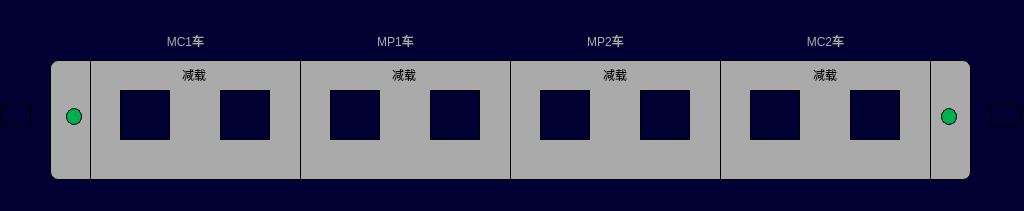
<?xml version="1.0" encoding="UTF-8"?>
<ui version="4.0">
 <class>VehicleAirConditionerPage</class>
 <widget class="QWidget" name="VehicleAirConditionerPage">
  <property name="geometry">
   <rect>
    <x>0</x>
    <y>0</y>
    <width>1024</width>
    <height>211</height>
   </rect>
  </property>
  <property name="windowTitle">
   <string>Form</string>
  </property>
  <property name="styleSheet">
   <string notr="true">QWidget
{
	background-color: rgb(0,0,50);
}
QLabel
{

font:24px,&quot;微软雅黑&quot;;
border:1px solid black;
}</string>
  </property>
  <widget class="QLabel" name="LBLTC1">
   <property name="geometry">
    <rect>
     <x>90</x>
     <y>60</y>
     <width>211</width>
     <height>120</height>
    </rect>
   </property>
   <property name="styleSheet">
    <string notr="true">background-color:rgb(170,170,170);</string>
   </property>
   <property name="text">
    <string/>
   </property>
  </widget>
  <widget class="QLabel" name="LBLM1">
   <property name="geometry">
    <rect>
     <x>510</x>
     <y>60</y>
     <width>211</width>
     <height>120</height>
    </rect>
   </property>
   <property name="styleSheet">
    <string notr="true">background-color:rgb(170,170,170);</string>
   </property>
   <property name="text">
    <string/>
   </property>
  </widget>
  <widget class="QLabel" name="LBLM2">
   <property name="geometry">
    <rect>
     <x>720</x>
     <y>60</y>
     <width>211</width>
     <height>120</height>
    </rect>
   </property>
   <property name="styleSheet">
    <string notr="true">background-color:rgb(170,170,170);</string>
   </property>
   <property name="text">
    <string/>
   </property>
  </widget>
  <widget class="QLabel" name="LBLMP1">
   <property name="geometry">
    <rect>
     <x>300</x>
     <y>60</y>
     <width>211</width>
     <height>120</height>
    </rect>
   </property>
   <property name="styleSheet">
    <string notr="true">background-color:rgb(170,170,170);</string>
   </property>
   <property name="text">
    <string/>
   </property>
  </widget>
  <widget class="QLabel" name="lbl_airCondition1_1">
   <property name="geometry">
    <rect>
     <x>120</x>
     <y>90</y>
     <width>50</width>
     <height>50</height>
    </rect>
   </property>
   <property name="styleSheet">
    <string notr="true">border-image: url(:/images/image/HVACunKnow.png);</string>
   </property>
   <property name="text">
    <string/>
   </property>
  </widget>
  <widget class="QLabel" name="lbl_airCondition2_1">
   <property name="geometry">
    <rect>
     <x>330</x>
     <y>90</y>
     <width>50</width>
     <height>50</height>
    </rect>
   </property>
   <property name="styleSheet">
    <string notr="true">border-image: url(:/images/image/HVACunKnow.png);</string>
   </property>
   <property name="text">
    <string/>
   </property>
  </widget>
  <widget class="QLabel" name="lbl_airCondition3_1">
   <property name="geometry">
    <rect>
     <x>540</x>
     <y>90</y>
     <width>50</width>
     <height>50</height>
    </rect>
   </property>
   <property name="styleSheet">
    <string notr="true">border-image: url(:/images/image/HVACunKnow.png);</string>
   </property>
   <property name="text">
    <string/>
   </property>
  </widget>
  <widget class="QLabel" name="lbl_airCondition4_1">
   <property name="geometry">
    <rect>
     <x>750</x>
     <y>90</y>
     <width>50</width>
     <height>50</height>
    </rect>
   </property>
   <property name="styleSheet">
    <string notr="true">border-image: url(:/images/image/HVACunKnow.png);</string>
   </property>
   <property name="text">
    <string/>
   </property>
  </widget>
  <widget class="QLabel" name="lbl_metroNum2">
   <property name="geometry">
    <rect>
     <x>360</x>
     <y>25</y>
     <width>71</width>
     <height>31</height>
    </rect>
   </property>
   <property name="styleSheet">
    <string notr="true">color: rgb(170, 170, 170);
font:20px,&quot;微软雅黑&quot;;
border:0px,black</string>
   </property>
   <property name="text">
    <string>MP1车</string>
   </property>
   <property name="alignment">
    <set>Qt::AlignCenter</set>
   </property>
  </widget>
  <widget class="QLabel" name="lbl_metroNum3">
   <property name="geometry">
    <rect>
     <x>570</x>
     <y>25</y>
     <width>71</width>
     <height>31</height>
    </rect>
   </property>
   <property name="styleSheet">
    <string notr="true">color: rgb(170, 170, 170);
font:20px,&quot;微软雅黑&quot;;
border:0px,black</string>
   </property>
   <property name="text">
    <string>MP2车</string>
   </property>
   <property name="alignment">
    <set>Qt::AlignCenter</set>
   </property>
  </widget>
  <widget class="QLabel" name="lbl_metroNum4">
   <property name="geometry">
    <rect>
     <x>790</x>
     <y>25</y>
     <width>71</width>
     <height>31</height>
    </rect>
   </property>
   <property name="styleSheet">
    <string notr="true">color: rgb(170, 170, 170);
font:20px,&quot;微软雅黑&quot;;
border:0px,black</string>
   </property>
   <property name="text">
    <string>MC2车</string>
   </property>
   <property name="alignment">
    <set>Qt::AlignCenter</set>
   </property>
  </widget>
  <widget class="QLabel" name="lbl_metroNum1">
   <property name="geometry">
    <rect>
     <x>150</x>
     <y>25</y>
     <width>71</width>
     <height>31</height>
    </rect>
   </property>
   <property name="styleSheet">
    <string notr="true">color: rgb(170, 170, 170);
font:20px,&quot;微软雅黑&quot;;
border:0px,black</string>
   </property>
   <property name="text">
    <string>MC1车</string>
   </property>
   <property name="alignment">
    <set>Qt::AlignCenter</set>
   </property>
  </widget>
  <widget class="QLabel" name="lbl_cab1_direction">
   <property name="geometry">
    <rect>
     <x>0</x>
     <y>105</y>
     <width>31</width>
     <height>21</height>
    </rect>
   </property>
   <property name="styleSheet">
    <string notr="true">border-image: url(:/images/image/arrowleft.png);</string>
   </property>
   <property name="text">
    <string/>
   </property>
  </widget>
  <widget class="QLabel" name="lbl_cab1_active">
   <property name="geometry">
    <rect>
     <x>66</x>
     <y>108</y>
     <width>16</width>
     <height>17</height>
    </rect>
   </property>
   <property name="styleSheet">
    <string notr="true">background-color: rgb(0, 176, 80);
border-radius:8px;</string>
   </property>
   <property name="text">
    <string/>
   </property>
  </widget>
  <widget class="QLabel" name="lbl_cab2_direction">
   <property name="geometry">
    <rect>
     <x>990</x>
     <y>105</y>
     <width>31</width>
     <height>21</height>
    </rect>
   </property>
   <property name="styleSheet">
    <string notr="true">border-image: url(:/images/image/arrowright.png);</string>
   </property>
   <property name="text">
    <string/>
   </property>
  </widget>
  <widget class="QLabel" name="lbl_cab2_active">
   <property name="geometry">
    <rect>
     <x>941</x>
     <y>108</y>
     <width>16</width>
     <height>17</height>
    </rect>
   </property>
   <property name="styleSheet">
    <string notr="true">background-color: rgb(0, 176, 80);
border-radius:8px;</string>
   </property>
   <property name="text">
    <string/>
   </property>
  </widget>
  <widget class="QLabel" name="label">
   <property name="geometry">
    <rect>
     <x>50</x>
     <y>60</y>
     <width>41</width>
     <height>120</height>
    </rect>
   </property>
   <property name="styleSheet">
    <string notr="true">background-color:rgb(170,170,170);
border-top-left-radius:8px;
border-bottom-left-radius:8px;</string>
   </property>
   <property name="text">
    <string/>
   </property>
  </widget>
  <widget class="QLabel" name="label_2">
   <property name="geometry">
    <rect>
     <x>930</x>
     <y>60</y>
     <width>41</width>
     <height>120</height>
    </rect>
   </property>
   <property name="styleSheet">
    <string notr="true">background-color:rgb(170,170,170);
border-top-right-radius:8px;
border-bottom-right-radius:8px;</string>
   </property>
   <property name="text">
    <string/>
   </property>
  </widget>
  <widget class="QLabel" name="lbl_airCondition1_2">
   <property name="geometry">
    <rect>
     <x>220</x>
     <y>90</y>
     <width>50</width>
     <height>50</height>
    </rect>
   </property>
   <property name="styleSheet">
    <string notr="true">border-image: url(:/images/image/HVACunKnow.png);</string>
   </property>
   <property name="text">
    <string/>
   </property>
  </widget>
  <widget class="QLabel" name="lbl_airCondition2_2">
   <property name="geometry">
    <rect>
     <x>430</x>
     <y>90</y>
     <width>50</width>
     <height>50</height>
    </rect>
   </property>
   <property name="styleSheet">
    <string notr="true">border-image: url(:/images/image/HVACunKnow.png);</string>
   </property>
   <property name="text">
    <string/>
   </property>
  </widget>
  <widget class="QLabel" name="lbl_airCondition3_2">
   <property name="geometry">
    <rect>
     <x>640</x>
     <y>90</y>
     <width>50</width>
     <height>50</height>
    </rect>
   </property>
   <property name="styleSheet">
    <string notr="true">border-image: url(:/images/image/HVACunKnow.png);</string>
   </property>
   <property name="text">
    <string/>
   </property>
  </widget>
  <widget class="QLabel" name="lbl_airCondition4_2">
   <property name="geometry">
    <rect>
     <x>850</x>
     <y>90</y>
     <width>50</width>
     <height>50</height>
    </rect>
   </property>
   <property name="styleSheet">
    <string notr="true">border-image: url(:/images/image/HVACunKnow.png);</string>
   </property>
   <property name="text">
    <string/>
   </property>
  </widget>
  <widget class="QLabel" name="lbl_deload1">
   <property name="geometry">
    <rect>
     <x>169</x>
     <y>65</y>
     <width>50</width>
     <height>19</height>
    </rect>
   </property>
   <property name="styleSheet">
    <string notr="true">background-color:rgb(170,170,170);
font:18px,&quot;微软雅黑&quot;;
border:0px,black</string>
   </property>
   <property name="text">
    <string>减载</string>
   </property>
   <property name="alignment">
    <set>Qt::AlignCenter</set>
   </property>
  </widget>
  <widget class="QLabel" name="lbl_deload3">
   <property name="geometry">
    <rect>
     <x>379</x>
     <y>65</y>
     <width>50</width>
     <height>19</height>
    </rect>
   </property>
   <property name="styleSheet">
    <string notr="true">background-color:rgb(170,170,170);
font:18px,&quot;微软雅黑&quot;;
border:0px,black</string>
   </property>
   <property name="text">
    <string>减载</string>
   </property>
   <property name="alignment">
    <set>Qt::AlignCenter</set>
   </property>
  </widget>
  <widget class="QLabel" name="lbl_deload5">
   <property name="geometry">
    <rect>
     <x>590</x>
     <y>65</y>
     <width>50</width>
     <height>19</height>
    </rect>
   </property>
   <property name="styleSheet">
    <string notr="true">background-color:rgb(170,170,170);
font:18px,&quot;微软雅黑&quot;;
border:0px,black</string>
   </property>
   <property name="text">
    <string>减载</string>
   </property>
   <property name="alignment">
    <set>Qt::AlignCenter</set>
   </property>
  </widget>
  <widget class="QLabel" name="lbl_deload7">
   <property name="geometry">
    <rect>
     <x>800</x>
     <y>65</y>
     <width>50</width>
     <height>19</height>
    </rect>
   </property>
   <property name="styleSheet">
    <string notr="true">background-color:rgb(170,170,170);
font:18px,&quot;微软雅黑&quot;;
border:0px,black</string>
   </property>
   <property name="text">
    <string>减载</string>
   </property>
   <property name="alignment">
    <set>Qt::AlignCenter</set>
   </property>
  </widget>
  <zorder>label</zorder>
  <zorder>label_2</zorder>
  <zorder>LBLTC1</zorder>
  <zorder>LBLM1</zorder>
  <zorder>LBLM2</zorder>
  <zorder>LBLMP1</zorder>
  <zorder>lbl_airCondition1_1</zorder>
  <zorder>lbl_airCondition2_1</zorder>
  <zorder>lbl_airCondition3_1</zorder>
  <zorder>lbl_airCondition4_1</zorder>
  <zorder>lbl_metroNum2</zorder>
  <zorder>lbl_metroNum3</zorder>
  <zorder>lbl_metroNum4</zorder>
  <zorder>lbl_metroNum1</zorder>
  <zorder>lbl_cab1_direction</zorder>
  <zorder>lbl_cab1_active</zorder>
  <zorder>lbl_cab2_direction</zorder>
  <zorder>lbl_cab2_active</zorder>
  <zorder>lbl_airCondition1_2</zorder>
  <zorder>lbl_airCondition2_2</zorder>
  <zorder>lbl_airCondition3_2</zorder>
  <zorder>lbl_airCondition4_2</zorder>
  <zorder>lbl_deload1</zorder>
  <zorder>lbl_deload3</zorder>
  <zorder>lbl_deload5</zorder>
  <zorder>lbl_deload7</zorder>
 </widget>
 <resources/>
 <connections/>
</ui>
